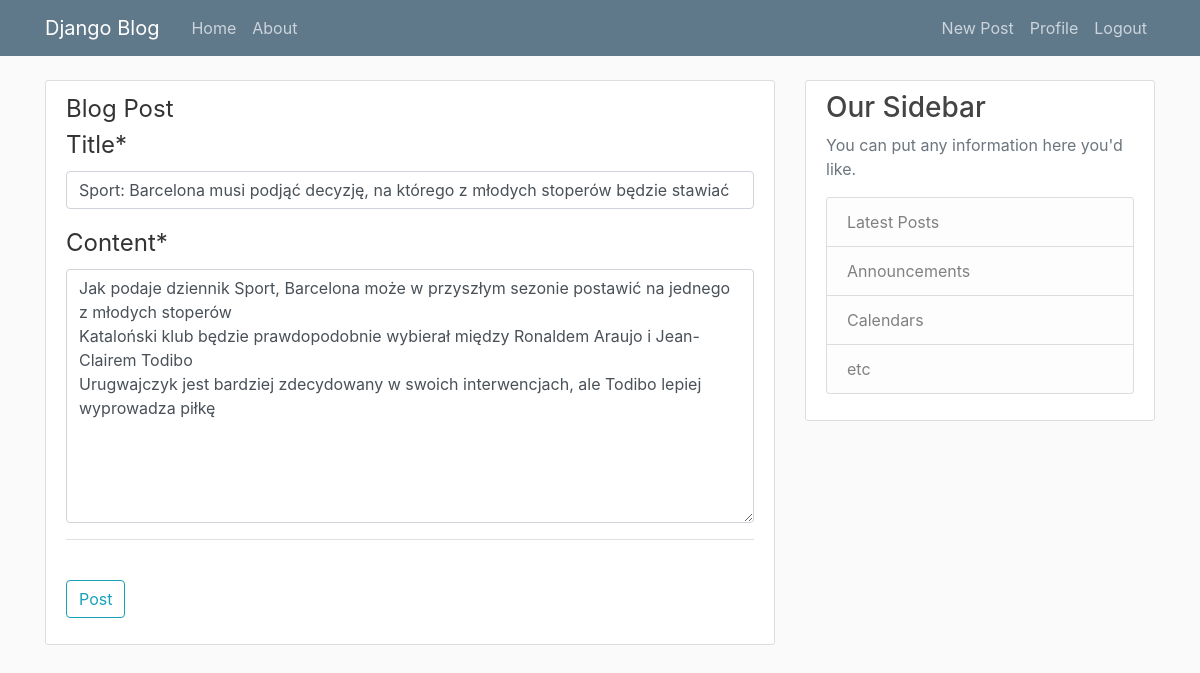
/blog/post/20/update/ (signed in), run on the app's committed database.
### blog/models.py (models this page shows, shortened)
class Post (models.Model):
	title = models.CharField(max_length=100)
	content = models.TextField()
	date_posted = models.DateTimeField(default=timezone.now)
	author = models.ForeignKey(User, on_delete=models.CASCADE)

### blog/views.py (the view, shortened to what this page needs)
# urls.py: path('post/<int:pk>/update/', PostUpdateView.as_view(), name='post-update'),
class PostUpdateView(LoginRequiredMixin, UserPassesTestMixin, UpdateView):
    model = Post
    fields = ['title', 'content']
    def test_func(self):
        post = self.get_object()
        if self.request.user == post.author:
            return True
        return False

### blog/templates/blog/post_form.html (shortened to what this page needs)
{% extends 'blog/base.html' %}
{% load crispy_forms_tags %}
{% block content %}
	<div class="content-section">
		<form method="POST">
			<fieldset class="form-group">
				<legend class="border-bottom mb-4"> Blog Post<legend>
				{{ form|crispy }}
			</fieldset>
			<div class="form-group">
				<button class="btn btn-outline-info" type="submit">Post </button>
			</div>
		</form>
	</div>
{% endblock %}

### blog/static/blog/main.css (style rules this page uses)
body { background: #fafafa; color: #333333; margin-top: 5rem; }
.content-section { background: #ffffff; padding: 10px 20px; border: 1px solid #dddddd; border-radius: 3px; margin-bottom: 20px; }

### data on the page
Post: title "Sport: Barcelona musi podjąć decyzję, na którego z młodych stoperów będzie stawiać", content "Jak podaje dziennik Sport, Barcelona może w przyszłym sezonie postawić na jednego z młodych stoperów Kataloński klub będzie prawdopodobnie wybierał między Ronaldem Araujo i Jean-Clairem Todibo Urugwajczyk jest bardziej zdecydowany w swoich interwencjach, ale Todibo lepiej wyprowadza piłkę"
